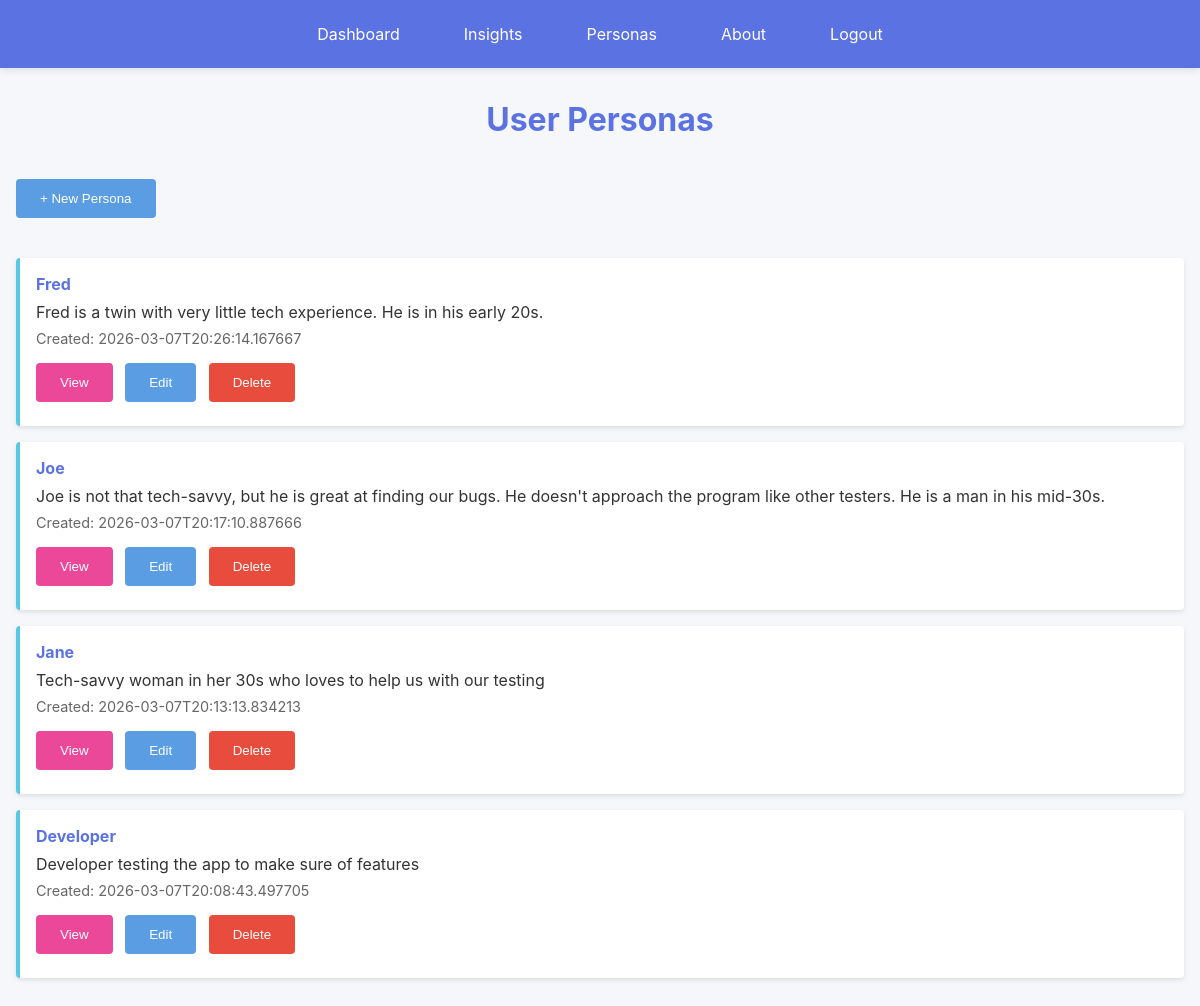
Page /personas (signed in) on the earlier database version.
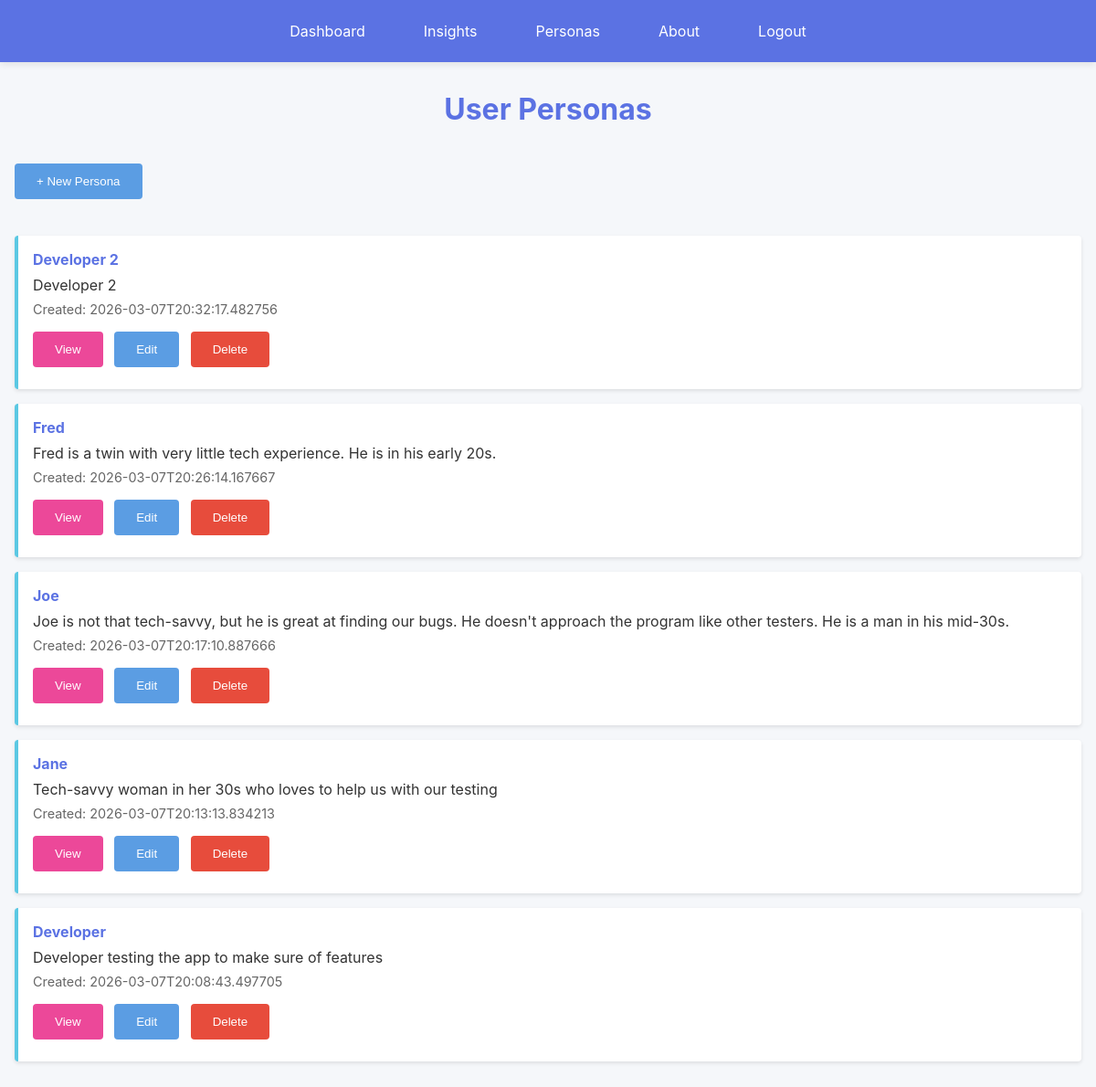
Same page on the later database version.
### models.py (models this page shows, shortened)
class Persona(db.Model):
    __tablename__ = 'personas'
    id = db.Column(db.Integer, primary_key=True)
    user_id = db.Column(db.Integer, db.ForeignKey('users.id'), nullable=True, index=True)
    name = db.Column(db.String(200), nullable=False)
    description = db.Column(db.Text, nullable=False)
    timestamp = db.Column(db.DateTime, nullable=False, default=datetime.utcnow)
    insights = db.relationship('Insight', backref='persona', lazy=True, cascade='all, delete-orphan')
    def to_dict(self):
        return {
            'id': self.id,
            'user_id': self.user_id,
            'name': self.name,
            'description': self.description,
            'timestamp': self.timestamp.isoformat() if self.timestamp else None
        }

### web_app.py (the view)
@app.route('/personas')
@login_required
def personas():
    user_id = current_user_id()
    personas_list = Persona.query.filter_by(user_id=user_id).order_by(Persona.timestamp.desc()).all()
    return render_template('personas.html', personas=[p.to_dict() for p in personas_list])

### web_app.py (called while the page is built)
def current_user_id():
    return session.get('user_id')

def get_current_user():
    user_id = current_user_id()
    if not user_id:
        return None
    return User.query.get(user_id)

def login_required(view_func):
    @wraps(view_func)
    def wrapped(*args, **kwargs):
        if not current_user_id():
            flash('Please log in to continue.', 'error')
            return redirect(url_for('login'))
        return view_func(*args, **kwargs)
    return wrapped

@app.context_processor
def inject_shared_context():
    return {
        'colors': COLORS,
        'current_user': get_current_user()
    }

### templates/personas.html (shortened to what this page needs)
{% extends "base.html" %}
{% block content %}
<h1>User Personas</h1>
<div style="margin-bottom: 2rem;">
    <button class="btn btn-success" onclick="window.location.href='/personas/new'">+ New Persona</button>
</div>
{% if personas %}
<div class="personas-list">
    {% for persona in personas %}
    <div class="persona-item">
        <h4><a href="/personas/{{ persona.id }}" style="color: var(--royal-blue); text-decoration: none;">{{ persona.name }}</a></h4>
        <p>{{ persona.description[:150] }}{% if persona.description|length > 150 %}...{% endif %}</p>
        <div class="meta">Created: {{ persona.timestamp }}</div>
        <div style="margin-top: 0.5rem;">
            <button class="btn btn-view" onclick="window.location.href='/personas/{{ persona.id }}'">View</button>
            <button class="btn btn-secondary" onclick="editPersona('{{ persona.id }}')">Edit</button>
            <button class="btn" onclick="deletePersona('{{ persona.id }}')" style="background-color: #e74c3c;">Delete</button>
        </div>
    </div>
    {% endfor %}
</div>
{% else %}
<div class="empty-state">
    <p>No personas created yet.</p>
    <button class="btn" onclick="window.location.href='/personas/new'">Create Your First Persona</button>
</div>
{% endif %}
{% endblock %}

### templates/base.html (shortened to what this page needs)
<!DOCTYPE html>
<html lang="en">
<head>
    <link rel="stylesheet" href="{{ url_for('static', filename='style.css') }}">
</head>
<body>
    <nav>
        <ul>
            {% if current_user %}
            <li><a href="{{ url_for('dashboard') }}">Dashboard</a></li>
            <li><a href="{{ url_for('insights') }}">Insights</a></li>
            <li><a href="{{ url_for('personas') }}">Personas</a></li>
            {% endif %}
            <li><a href="{{ url_for('about') }}">About</a></li>
            {% if current_user %}
            <li>
                <form method="POST" action="{{ url_for('logout') }}" style="display: inline;">
                    <button type="submit">Logout</button>
                </form>
            </li>
            {% else %}
            <li><a href="{{ url_for('login') }}">Login</a></li>
            <li><a href="{{ url_for('register') }}">Register</a></li>
            {% endif %}
        </ul>
    </nav>
    <div class="container">
        {% block content %}{% endblock %}
    </div>
</body>
</html>

### static/style.css (style rules this page uses)
* { margin: 0; padding: 0; box-sizing: border-box; }
body { font-family: -apple-system, BlinkMacSystemFont, 'Segoe UI', Roboto, Oxygen, Ubuntu, Cantarell, sans-serif; background-color: #f5f7fa; color: #333; }
nav { background-color: var(--royal-blue); padding: 1rem 0; box-shadow: 0 2px 8px rgba(0,0,0,0.1); position: sticky; top: 0; z-index: 100; }
nav ul { list-style: none; display: flex; justify-content: center; align-items: center; gap: 2rem; max-width: 1200px; margin: 0 auto; padding: 0 1rem; }
nav a { color: white; text-decoration: none; padding: 0.5rem 1rem; border-radius: 4px; transition: background-color 0.3s; }
nav form { display: inline; margin: 0; padding: 0; }
nav button { color: white; text-decoration: none; padding: 0.5rem 1rem; border-radius: 4px; transition: background-color 0.3s; background: transparent; border: none; cursor: pointer; font-size: inherit; font-family: inherit; vertical-align: baseline; }
.container { max-width: 1200px; margin: 0 auto; padding: 2rem 1rem; }
h1 { color: var(--royal-blue); margin-bottom: 2rem; text-align: center; }
.btn { background-color: var(--royal-blue); color: white; padding: 0.75rem 1.5rem; border: none; border-radius: 4px; cursor: pointer; transition: background-color 0.3s; margin: 0.5rem 0.5rem 0.5rem 0; }
.btn-secondary { background-color: var(--medium-blue); }
.btn-success { background-color: var(--medium-blue); }
.btn-view { background-color: var(--pink); }
.insights-list, .personas-list { display: grid; grid-template-columns: 1fr; gap: 1rem; }
.insight-item, .persona-item { background: var(--white); padding: 1rem; border-left: 4px solid var(--sky-blue); border-radius: 4px; box-shadow: 0 2px 4px rgba(0,0,0,0.1); }
.insight-item h4, .persona-item h4 { color: var(--royal-blue); margin-bottom: 0.5rem; }
.meta { color: #666; font-size: 0.9rem; margin: 0.5rem 0; }

Differences in the rows shown:
added Persona: name "Developer 2", description "Developer 2", timestamp "2026-03-07T20:32:17.482756"
